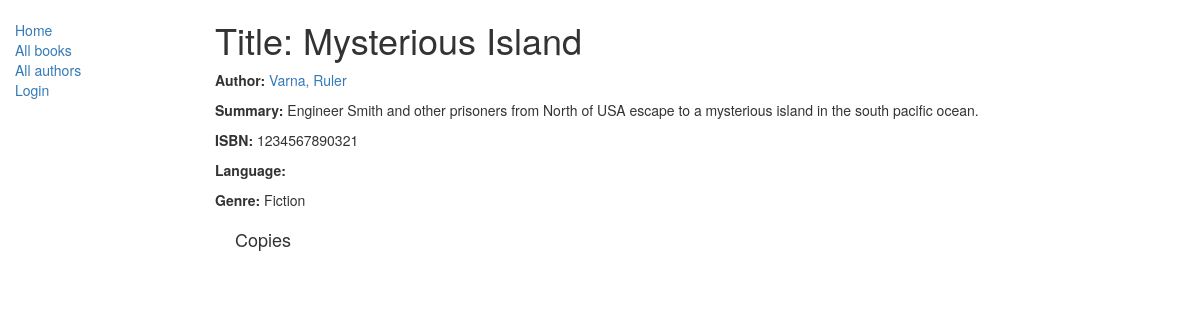
/catalog/book/2, run on an earlier commit of the app's database.
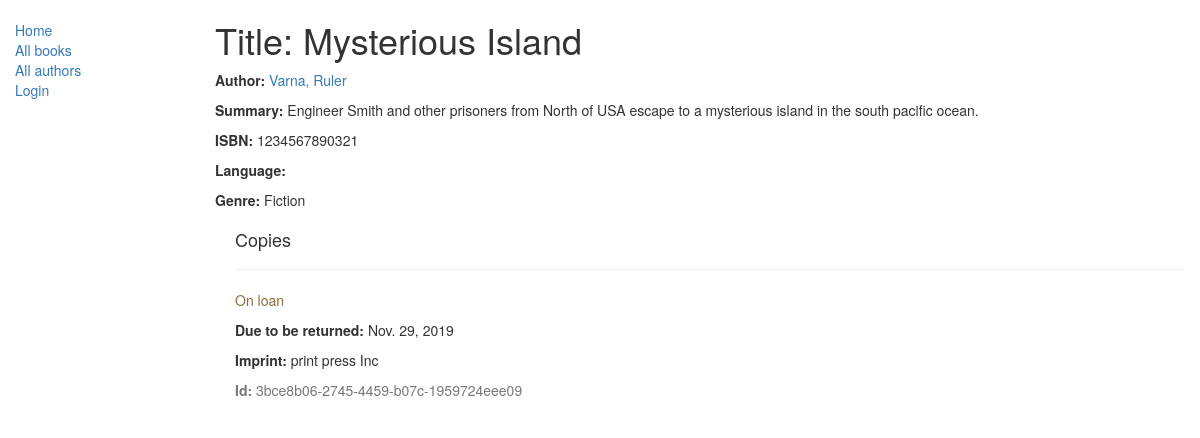
And on a later commit of the database.
### catalog/models.py (models this page shows, shortened)
class Genre(models.Model):
        name = models.CharField(max_length=200, help_text="Enter a book genre (e.g. Science Fiction, French Poetry etc.)")
        def __str__(self):
             return self.name

class BookInstance(models.Model):
        id = models.UUIDField(primary_key=True, default=uuid.uuid4, help_text="Unique ID for this particular book across whole library")
        book = models.ForeignKey('Book', on_delete=models.SET_NULL, null=True)
        imprint = models.CharField(max_length=200)
        due_back = models.DateField(null=True, blank=True)
        LOAN_STATUS = (
           ('m', 'Maintenance'),
           ('o', 'On loan'),
           ('a', 'Available'),
           ('r', 'Reserved'),
         )
        status = models.CharField(max_length=1, choices=LOAN_STATUS, blank=True, default='m', help_text='Book availability')
        borrower = models.ForeignKey(User, on_delete=models.SET_NULL, null=True, blank=True)
        class Meta:
            ordering = ["due_back"]
            permissions = (("can_mark_returned", "Set book as returned"),)

### catalog/views.py (the view)
# urls.py: path('book/<int:pk>', views.BookDetailView.as_view(), name='book-detail'),
class BookDetailView(generic.DetailView):
         model = Book

### catalog/models.py (called while the page is built)
      def __str__(self):
       return '%s, %s' % (self.last_name, self.first_name)

### catalog/templates/catalog/book_detail.html
{% extends "base_generic.html" %}
{% block content %}
  <h1>Title: {{ book.title }}</h1>
  <p><strong>Author:</strong> <a href="{% url 'author-detail' book.author.pk %}">{{ book.author }}</a></p>
  <p><strong>Summary:</strong> {{ book.summary }}</p>
  <p><strong>ISBN:</strong> {{ book.isbn }}</p>
  <p><strong>Language:</strong> {{ book.language }}</p>
  <p><strong>Genre:</strong> {% for genre in book.genre.all %} {{ genre }}{% if not forloop.last %}, {% endif %}{% endfor %}</p>
  <div style="margin-left:20px;margin-top:20px">
    <h4>Copies</h4>
    {% for copy in book.bookinstance_set.all %}
    <hr>
    <p class="{% if copy.status == 'a' %}text-success{% elif copy.status == 'm' %}text-danger{% else %}text-warning{% endif %}">{{ copy.get_status_display }}</p>
    {% if copy.status != 'a' %}<p><strong>Due to be returned:</strong> {{copy.due_back}}</p>{% endif %}
    <p><strong>Imprint:</strong> {{copy.imprint}}</p>
    <p class="text-muted"><strong>Id:</strong> {{copy.id}}</p>
    {% endfor %}
  </div>
{% endblock %}

What changed in the data, as far as the page shows it:
added BookInstance: status "On loan", due_back "Nov. 29, 2019", imprint "print press Inc", id "3bce8b06-2745-4459-b07c-1959724eee09"
